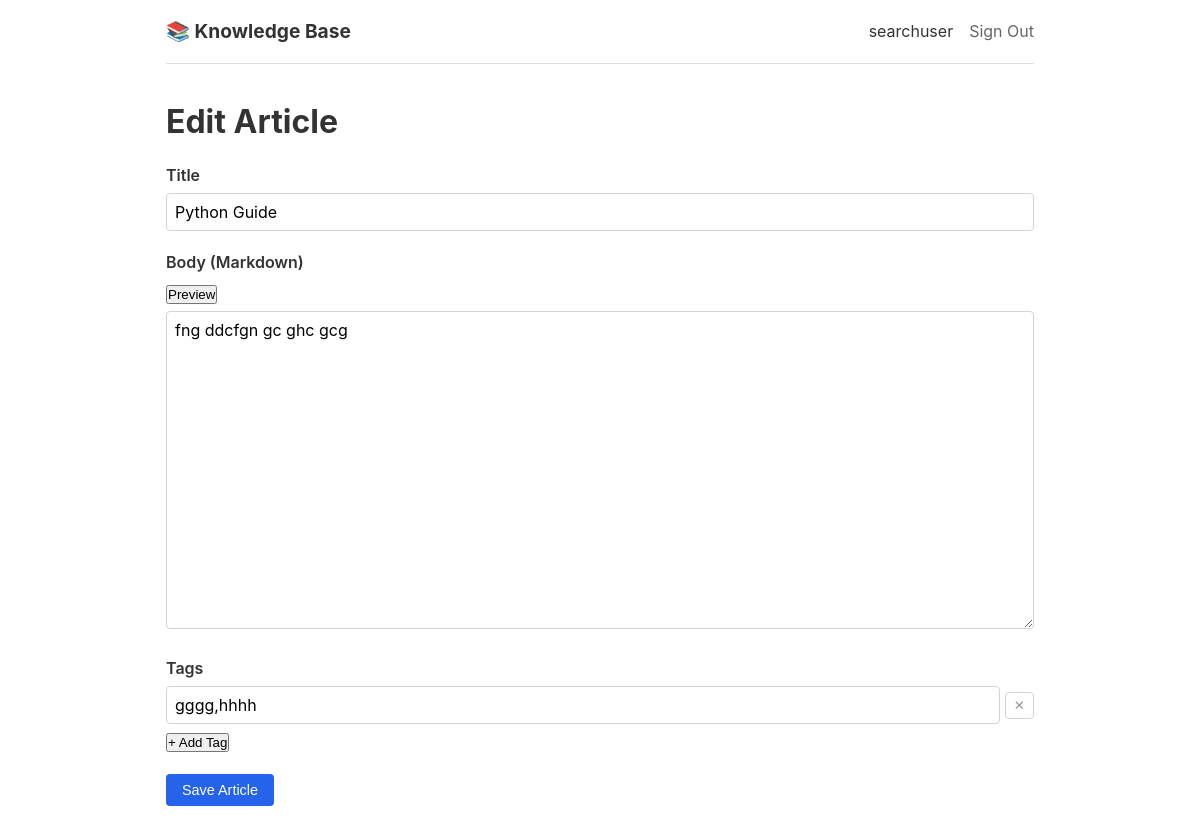
The page /articles/21/edit (signed in) on the database its author committed.
### app/models/user.py (models this page shows)
class User(Base):
    __tablename__ = "users"
    id: Mapped[int] = mapped_column(primary_key=True, autoincrement=True)
    name: Mapped[str] = mapped_column(String(100), unique=True, nullable=False)
    created_at: Mapped[datetime] = mapped_column(
        default=lambda: datetime.now(timezone.utc)
    )
    articles = relationship("Article", back_populates="author")
    edits = relationship("EditLog", back_populates="editor")

### app/models/article.py (models this page shows)
class Article(Base):
    __tablename__ = "articles"
    id: Mapped[int] = mapped_column(primary_key=True, autoincrement=True)
    title: Mapped[str] = mapped_column(String(200), nullable=False)
    body: Mapped[str] = mapped_column(Text, nullable=False)
    author_id: Mapped[int] = mapped_column(ForeignKey("users.id"), nullable=False)
    is_stale: Mapped[bool] = mapped_column(default=False)
    created_at: Mapped[datetime] = mapped_column(
        default=lambda: datetime.now(timezone.utc)
    )
    updated_at: Mapped[datetime] = mapped_column(
        default=lambda: datetime.now(timezone.utc),
        onupdate=lambda: datetime.now(timezone.utc),
    )
    author = relationship("User", back_populates="articles")
    tags = relationship("Tag", secondary=article_tag, lazy="selectin")
    edit_logs = relationship(
        "EditLog", back_populates="article", order_by="EditLog.edited_at.desc()"
    )

### app/models/tag.py (models this page shows)
class Tag(Base):
    __tablename__ = "tags"
    id: Mapped[int] = mapped_column(primary_key=True, autoincrement=True)
    name: Mapped[str] = mapped_column(String(50), unique=True, nullable=False)

### app/routes/articles.py (the view)
@router.get("/articles/{article_id}/edit", name="article_edit")
def get_edit_form(
    request: Request,
    article_id: int,
    user=Depends(require_auth),
    db: Session = Depends(get_db),
):
    article = get_article(db, article_id)
    if article is None:
        return HTMLResponse("Article not found", status_code=404)
    tag_values = [t.name for t in article.tags] or [""]
    return templates.TemplateResponse(
        request,
        "articles/form.html",
        context={
            "user": user,
            "article": article,
            "errors": {},
            "title_value": article.title,
            "body_value": article.body,
            "tag_values": tag_values,
        },
    )

### app/templates/articles/form.html (shortened to what this page needs)
{% extends "base.html" %}
{% block content %}
<h1>{% if article %}Edit Article{% else %}New Article{% endif %}</h1>
<form
    method="post"
    action="{% if article %}/articles/{{ article.id }}/edit{% else %}/articles{% endif %}"
    data-testid="article-form"
>
    <div class="form-group">
        <label for="title">Title</label>
        <input
            type="text"
            id="title"
            name="title"
            maxlength="200"
            value="{{ title_value | default('', true) }}"
            required
            data-testid="article-title-input"
        >
    </div>
    <div class="form-group">
        <label for="body">Body (Markdown)</label>
        <div class="editor-controls">
            <button
                type="button"
                id="preview-btn"
                onclick="togglePreview()"
                data-testid="preview-toggle-button"
            >Preview</button>
        </div>
        <textarea
            id="body"
            name="body"
            rows="15"
            maxlength="50000"
            required
            data-testid="article-body-input"
        >{{ body_value | default('', true) }}</textarea>
    </div>
    <div class="form-group">
        <label>Tags</label>
        <div id="tag-fields" data-testid="tag-fields">
            {% for tag_val in tag_values %}
                <div class="tag-field">
                    <input
                        type="text"
                        name="tags"
                        maxlength="50"
                        value="{{ tag_val }}"
                        placeholder="Tag name"
                        data-testid="tag-input"
                    >
                    <button type="button" onclick="this.parentElement.remove()" class="remove-tag" data-testid="remove-tag-button">✕</button>
                </div>
            {% endfor %}
        </div>
        <button
            type="button"
            hx-get="/articles/tag-field"
            hx-target="#tag-fields"
            hx-swap="beforeend"
            data-testid="add-tag-button"
        >+ Add Tag</button>
    </div>
    <button type="submit" class="btn" data-testid="save-article-button">Save Article</button>
</form>
{% endblock %}

### app/templates/base.html (shortened to what this page needs)
<!DOCTYPE html>
<html lang="en">
<head>
    <link rel="stylesheet" href="/static/style.css">
</head>
<body>
    <nav data-testid="main-nav">
        <div class="nav-brand">
            <a href="/" data-testid="nav-home-link">📚 Knowledge Base</a>
        </div>
        <div class="nav-links">
            {% if request.session.get("user_id") %}
                <span data-testid="nav-user-name">{{ request.session.get("user_name", "") }}</span>
                <a href="/signout" data-testid="nav-signout-link">Sign Out</a>
            {% else %}
                <a href="/signin" data-testid="nav-signin-link">Sign In</a>
            {% endif %}
        </div>
    </nav>
    <main>
        {% block content %}{% endblock %}
    </main>
</body>
</html>

### app/static/style.css (style rules this page uses)
* { margin: 0; padding: 0; box-sizing: border-box; }
body { font-family: -apple-system, BlinkMacSystemFont, "Segoe UI", Roboto, sans-serif; line-height: 1.6; color: #333; max-width: 900px; margin: 0 auto; padding: 0 1rem; }
nav { display: flex; justify-content: space-between; align-items: center; padding: 1rem 0; border-bottom: 1px solid #e0e0e0; margin-bottom: 2rem; }
.nav-brand a { font-size: 1.2rem; font-weight: bold; text-decoration: none; color: #333; }
.nav-links { display: flex; gap: 1rem; align-items: center; }
.nav-links a { color: #666; text-decoration: none; }
main { padding-bottom: 3rem; }
h1 { margin-bottom: 1rem; }
.btn { display: inline-block; padding: 0.5rem 1rem; background: #2563eb; color: #fff; text-decoration: none; border-radius: 4px; border: none; cursor: pointer; font-size: 0.9rem; }
.form-group { margin-bottom: 1.2rem; }
.form-group label { display: block; font-weight: 600; margin-bottom: 0.3rem; }
.form-group input[type="text"], .form-group textarea { width: 100%; padding: 0.5rem; border: 1px solid #d1d5db; border-radius: 4px; font-size: 1rem; font-family: inherit; }
.form-group textarea { resize: vertical; }
.editor-controls { margin-bottom: 0.3rem; }
.tag-field { display: flex; gap: 0.3rem; margin-bottom: 0.3rem; align-items: center; }
.tag-field input { flex: 1; }
.remove-tag { background: none; border: 1px solid #d1d5db; border-radius: 4px; cursor: pointer; padding: 0.3rem 0.5rem; color: #999; }

### rows shown on the page
User: session.get "searchuser"
Article: title "Python Guide", body "fng ddcfgn gc ghc gcg"
Tag: tags "gggg,hhhh"
